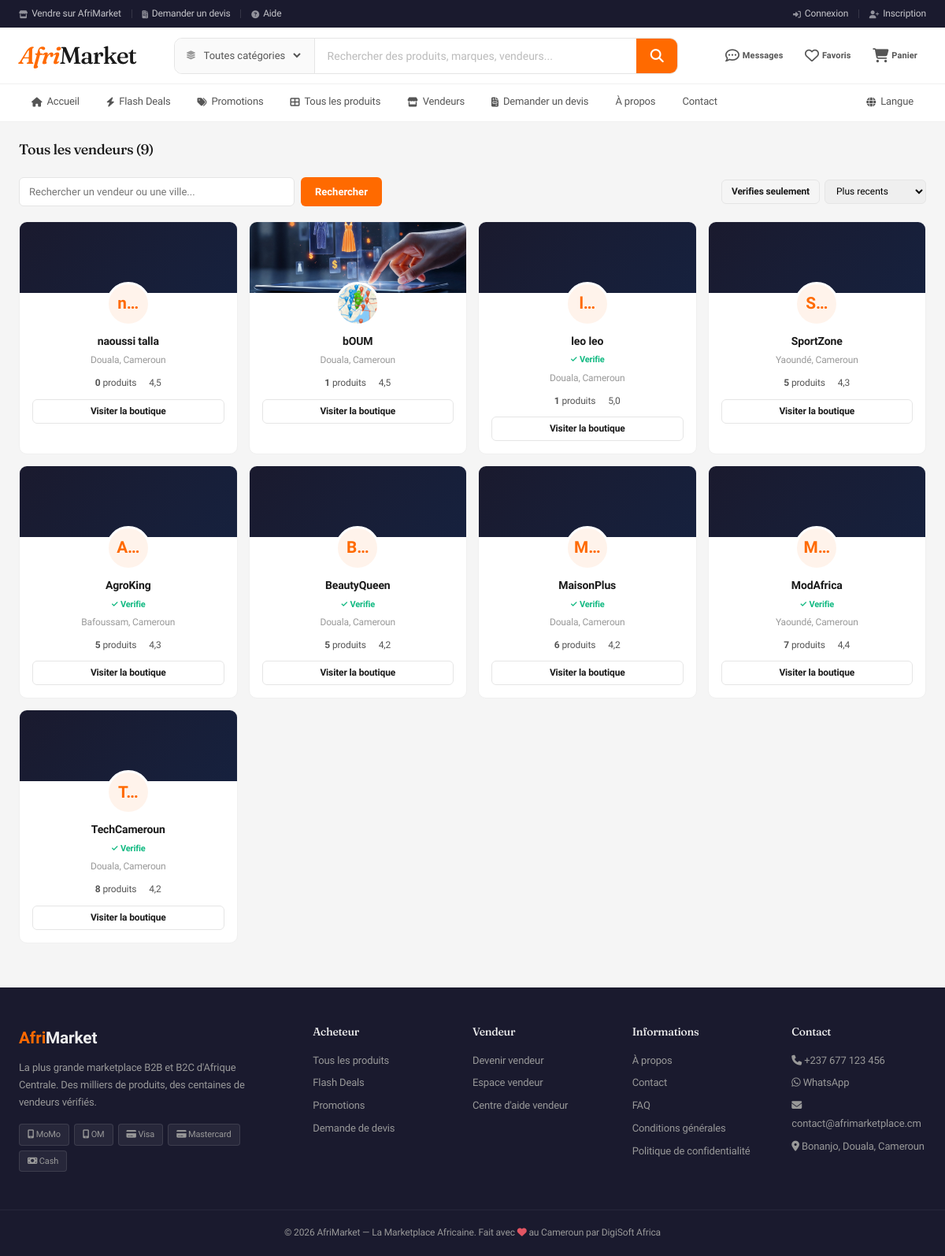
The page /fr/vendeur/ on the database its author committed.
### store/models.py (models this page shows, shortened)
class Store(models.Model):
    owner = models.OneToOneField(settings.AUTH_USER_MODEL, on_delete=models.CASCADE, related_name='store')
    name = models.CharField(max_length=200)
    slug = models.SlugField(max_length=200, unique=True)
    description = models.TextField(blank=True)
    logo = models.ImageField(upload_to='stores/logos/', blank=True, null=True)
    banner = models.ImageField(upload_to='stores/banners/', blank=True, null=True)
    phone = models.CharField(max_length=20, blank=True)
    whatsapp = models.CharField(max_length=20, blank=True, help_text="Numéro WhatsApp avec indicatif pays (ex: 237677123456)")
    email = models.EmailField(blank=True)
    address = models.TextField(blank=True)
    city = models.CharField(max_length=100, default='Douala')
    country = models.CharField(max_length=100, default='Cameroun')
    latitude = models.DecimalField(max_digits=9, decimal_places=6, null=True, blank=True, help_text="Latitude GPS")
    longitude = models.DecimalField(max_digits=9, decimal_places=6, null=True, blank=True, help_text="Longitude GPS")
    is_verified = models.BooleanField(default=False)
    is_active = models.BooleanField(default=True)
    response_rate = models.IntegerField(default=95)
    response_time = models.CharField(max_length=50, default='< 24h')
    year_established = models.IntegerField(default=2024)
    total_revenue = models.DecimalField(max_digits=15, decimal_places=0, default=0)
    created_at = models.DateTimeField(auto_now_add=True)
    @property
    def rating(self):
        from catalog.models import Review
        avg = Review.objects.filter(product__store=self).aggregate(
            avg=models.Avg('rating'))['avg']
        return round(avg, 1) if avg else 4.5

### store/views.py (the view)
# urls.py: path('', views.store_list, name='list'),
def store_list(request):
    stores = Store.objects.filter(is_active=True).annotate(
        nb_products=Count('products', filter=Q(products__is_active=True))
    )
    q = request.GET.get('q', '')
    if q:
        stores = stores.filter(Q(name__icontains=q) | Q(city__icontains=q))
    verified = request.GET.get('verified')
    if verified:
        stores = stores.filter(is_verified=True)
    sort = request.GET.get('sort', '-created_at')
    sort_map = {
        '-created_at': '-created_at',
        'name': 'name',
        'products': '-nb_products',
    }
    stores = stores.order_by(sort_map.get(sort, '-created_at'))
    return render(request, 'store/list.html', {
        'stores': stores,
        'search_query': q,
        'sort': sort,
        'total': stores.count(),
        'verified_filter': verified,
    })

### cart/context_processors.py (called while the page is built)
def cart_context(request):
    cart = get_cart(request)
    count = sum(item.get('quantity', 0) for item in cart.values())
    total = sum(item.get('price', 0) * item.get('quantity', 0) for item in cart.values())
    return {'cart_count': count, 'cart_total': total}

### cart/utils.py (called while the page is built, shortened)
def get_cart(request):
    return request.session.get('cart', {})

### catalog/context_processors.py (called while the page is built)
def categories_context(request):
    wishlist_count = 0
    if request.user.is_authenticated:
        wishlist_count = Wishlist.objects.filter(user=request.user).count()
    return {
        'nav_categories': Category.objects.filter(parent__isnull=True, is_active=True).prefetch_related('children')[:10],
        'wishlist_count': wishlist_count,
    }

### messaging/context_processors.py (called while the page is built, shortened)
def unread_messages_count(request):
    return {'unread_messages_count': 0}

### templates/store/list.html (shortened to what this page needs)
{% extends 'base.html' %}{% load humanize %}
{% block content %}
<div class="section">
<div class="section-head" style="margin-bottom:1.5rem;">
<h2>Tous les vendeurs ({{ total }})</h2>
</div>
<div style="display:flex;gap:10px;align-items:center;flex-wrap:wrap;margin-bottom:1.2rem;">
<form method="get" style="display:flex;gap:8px;flex:1;min-width:250px;">
<input type="text" name="q" value="{{ search_query }}" placeholder="Rechercher un vendeur ou une ville..." class="form-control" style="max-width:350px;">
<button type="submit" class="btn btn-orange">Rechercher</button>
</form>
<div style="display:flex;gap:6px;">
{% if verified_filter %}
<a href="?q={{ search_query }}&sort={{ sort }}" class="btn btn-sm btn-orange">Verifies seulement ✕</a>
{% else %}
<a href="?q={{ search_query }}&sort={{ sort }}&verified=1" class="btn btn-sm btn-outline">Verifies seulement</a>
{% endif %}
<select onchange="window.location='?q={{ search_query }}&sort='+this.value+'{% if verified_filter %}&verified=1{% endif %}'" style="padding:5px 10px;border:1px solid var(--border);border-radius:var(--radius-sm);font-size:12px;font-family:var(--font);">
<option value="-created_at" {% if sort == '-created_at' %}selected{% endif %}>Plus recents</option>
</select>
</div>
</div>
<div style="display:grid;grid-template-columns:repeat(auto-fill,minmax(260px,1fr));gap:14px;">
{% for s in stores %}
<div style="background:var(--white);border:1px solid var(--border2);border-radius:var(--radius);overflow:hidden;transition:var(--transition);">
{% if s.banner %}
<div style="height:90px;background:url('{{ s.banner.url }}') center/cover;"></div>
{% else %}
<div style="height:90px;background:linear-gradient(135deg,#1a1a2e,#16213e);"></div>
{% endif %}
<div style="padding:1rem;text-align:center;margin-top:-30px;">
<div style="width:56px;height:56px;border-radius:50%;background:var(--orange-light);display:flex;align-items:center;justify-content:center;font-size:1.3rem;font-weight:700;color:var(--orange);margin:0 auto .5rem;border:3px solid var(--white);overflow:hidden;">
{% if s.logo %}<img src="{{ s.logo.url }}" style="width:100%;height:100%;object-fit:cover;">{% else %}{{ s.name|truncatechars:2 }}{% endif %}
</div>
<div style="font-weight:600;font-size:14px;">{{ s.name }}</div>
{% if s.is_verified %}<div class="verified-badge" style="justify-content:center;margin-top:3px;">✓ Verifie</div>{% endif %}
<div style="font-size:12px;color:var(--text3);margin-top:4px;">{{ s.city }}, {{ s.country }}</div>
<div style="display:flex;justify-content:center;gap:1rem;margin-top:10px;font-size:12px;color:var(--text2);">
<span><strong>{{ s.nb_products }}</strong> produits</span>
<span>{{ s.rating }}</span>
</div>
<a href="{% url 'store:detail' slug=s.slug %}" class="btn btn-outline btn-sm btn-block" style="margin-top:10px;">Visiter la boutique</a>
</div>
</div>
{% empty %}
<div style="grid-column:1/-1;text-align:center;padding:3rem;color:var(--text3);">
<p>Aucun vendeur trouve.</p>
</div>
{% endfor %}
</div>
</div>
{% endblock %}

### static/css/style.css (style rules this page uses)
:root { --orange:#ff6a00;--orange-dark:#e55d00;--orange-light:#fff3eb;--red:#f43f5e;--red-bg:#fff1f2;--green:#10b981;--green-bg:#ecfdf5;--blue:#3b82f6;--blue-bg:#eff6ff;--yellow:#f59e0b;--yellow-bg:#fffbeb;--purple:#8b5cf6;--bg:#f5f5f5;--white:#fff;--text:#1a1a1a;--text2:#555;--text3:#999;--border:#e5e5e5;--border2:#f0f0f0;--shadow:0 2px 8px rgba(0,0,0,.06);--shadow-lg:0 4px 24px rgba(0,0,0,.08);--radius:10px;--radius-sm:6px;--font:'Inter Tight',-apple-system,BlinkMacSystemFont,'Segoe UI',Roboto,sans-serif;--font-display:'Fraunces',Georgia,'Times New Roman',serif;--max-w:1400px;--transition:all .2s ease; }
*,*::before,*::after { box-sizing:border-box;margin:0;padding:0; }
html { scroll-behavior:smooth }
body { font-family:var(--font);background:var(--bg);color:var(--text);line-height:1.6;-webkit-font-smoothing:antialiased;-moz-osx-font-smoothing:grayscale;font-size:14px;letter-spacing:-.01em }
a { color:inherit;text-decoration:none }
img { max-width:100%;height:auto;display:block }
button { cursor:pointer;font-family:var(--font) }
h1,h2,h3,h4,h5 { font-family:var(--font-display);font-weight:500;line-height:1.2;letter-spacing:-.025em;font-variation-settings:"opsz" 144,"SOFT" 50 }
.btn { display:inline-flex;align-items:center;gap:6px;padding:8px 18px;border-radius:var(--radius-sm);font-weight:600;font-size:13px;transition:var(--transition);border:none }
.btn-orange { background:var(--orange);color:#fff }
.btn-outline { background:transparent;border:1px solid var(--border);color:var(--text) }
.btn-sm { padding:5px 12px;font-size:12px }
.btn-block { width:100%;justify-content:center }
.section { max-width:var(--max-w);margin:0 auto;padding:1.5rem }
.section-head { display:flex;justify-content:space-between;align-items:center;margin-bottom:1rem }
.section-head h2 { font-size:18px;display:flex;align-items:center;gap:8px }
.verified-badge { display:inline-flex;align-items:center;gap:3px;font-size:11px;color:var(--green);font-weight:600 }
.form-control { width:100%;padding:10px 12px;border:1px solid var(--border);border-radius:var(--radius-sm);font-size:13px;transition:var(--transition);font-family:var(--font) }

### rows shown on the page
Store: name "n…", name "naoussi talla", city "Douala", country "Cameroun", nb_products "0", rating "4,5"
Store: banner (picture), logo (picture), name "bOUM", city "Douala", country "Cameroun", nb_products "1", rating "4,5"
Store: name "l…", name "leo leo", is_verified "✓ Verifie", city "Douala", country "Cameroun", nb_products "1", rating "5,0"
Store: name "S…", name "SportZone", city "Yaoundé", country "Cameroun", nb_products "5", rating "4,3"
Store: name "A…", name "AgroKing", is_verified "✓ Verifie", city "Bafoussam", country "Cameroun", nb_products "5", rating "4,3"
Store: name "B…", name "BeautyQueen", is_verified "✓ Verifie", city "Douala", country "Cameroun", nb_products "5", rating "4,2"
Store: name "M…", name "MaisonPlus", is_verified "✓ Verifie", city "Douala", country "Cameroun", nb_products "6", rating "4,2"
Store: name "M…", name "ModAfrica", is_verified "✓ Verifie", city "Yaoundé", country "Cameroun", nb_products "7", rating "4,4"
Store: name "T…", name "TechCameroun", is_verified "✓ Verifie", city "Douala", country "Cameroun", nb_products "8", rating "4,2"

### other values the page prints
{{ total }} "9"
